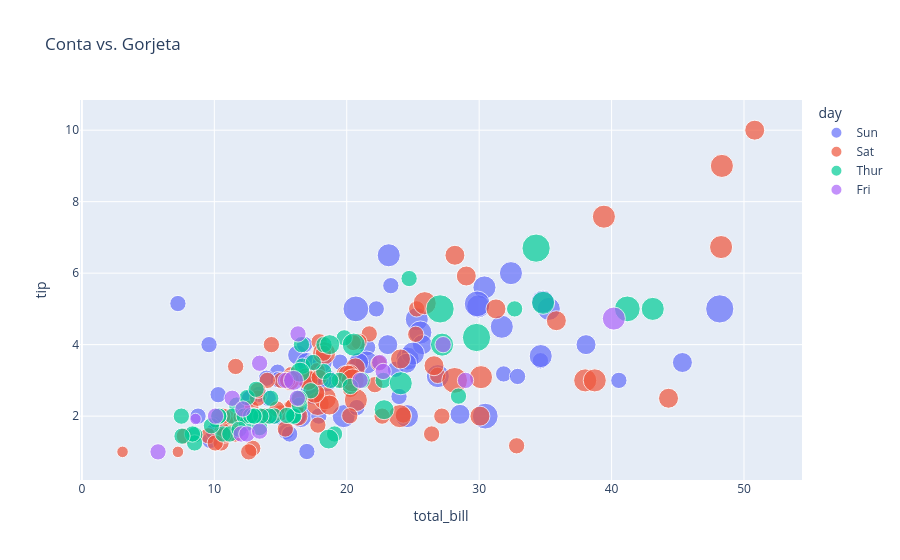

The code cell stored with this chart in its notebook:
### Code cell
# Criar gráfico interativo
fig = px.scatter(
    df,
    x="total_bill",
    y="tip",
    color="day",
    size="size",
    title="Conta vs. Gorjeta"
)

fig.show()
